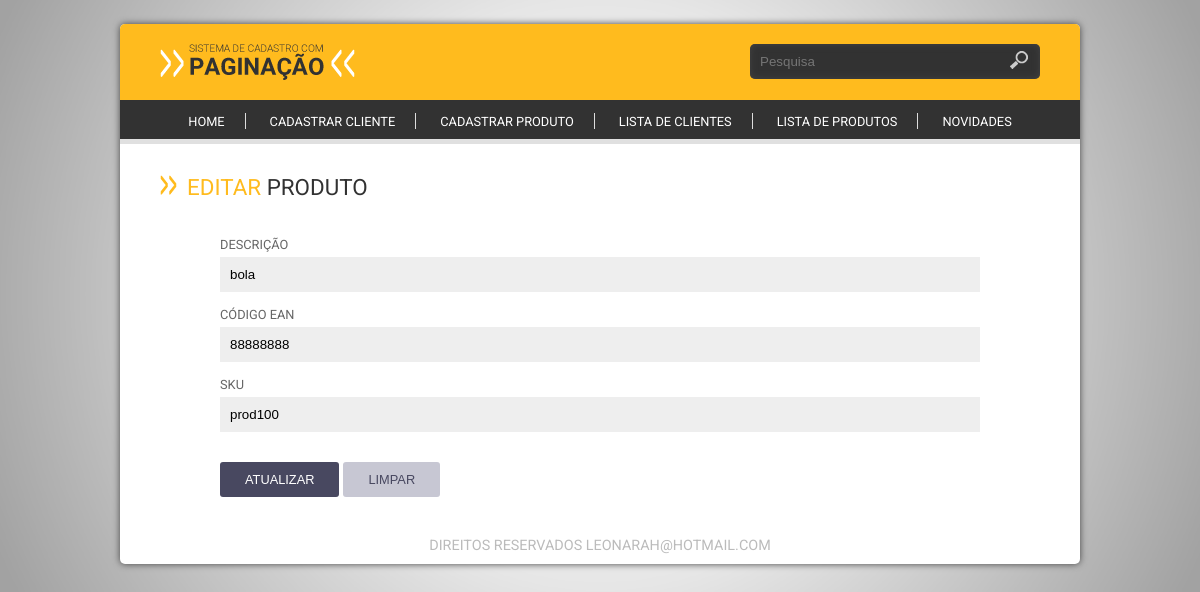
Screenshot of /produto/editar/1 with the database file from the repository.
### tables this page shows
CREATE TABLE `produto` (
  `id_produto` int(11) NOT NULL,
  `descricao` varchar(150) NOT NULL,
  `codigo_ean` int(15) NOT NULL,
  `sku` varchar(10) NOT NULL,
  `ativo` varchar(1) NOT NULL DEFAULT '1'
);

### app/core/Controller.php (called while the page is built, shortened)
<?php
    class Controller {
        public function load($viewName, $viewDados=array()) {
            extract($viewDados);
            include "app/views/" . $viewName .".php";
        }
    }
?>

### app/controllers/ProdutoController.php (called while the page is built, shortened)
<?php
    class ProdutoController extends Controller {
        public function editar($id_produto) {
            $produto = new M_Produto();
            $dados["produto"] = $produto->getProduto($id_produto);
            $dados["view"] = "produto/Edit";
            $this->load("template", $dados);
        }
    }
?>

### app/core/Core.php (called while the page is built, shortened)
<?php
    class Core {
        private $controller;
        private $metodo;
        private $parametros = array();
        public function run() {
            $c = new $controllerCorrente;
            call_user_func_array(array($c, $this->getMetodo()), $this->getParametros());
        }
        public function verificaUri() {
            $url = explode("index.php", $_SERVER["PHP_SELF"]);
            $url= end($url);
            if($url != "") {
                $url = explode('/', $url);
                array_shift($url);
                $this->controller = ucfirst($url[0]) ."Controller";
                array_shift($url);
                if(isset($url[0])) {
                    $this->metodo = $url[0];
                    array_shift($url);
                }
                if(isset($url[0])) {
                    $this->parametros = array_filter($url);
                }
            } else {
                $this->controller = ucfirst(CONTROLLER_PADRAO) ."Controller";
            }
        }
        public function getMetodo() {
            if(method_exists(NAMESPACE_CONTROLLER .$this->controller, $this->metodo)) {
                return $this->metodo;
            }
            return METODO_PADRAO;
        }
        public function getParametros() {
            return $this->parametros;
        }
    }
?>

### index.php (called while the page is built, shortened)
<?php
    require 'app/core/Core.php';
    $core = new Core;
    $core->run();
?>

### app/core/Model.php (called while the page is built, shortened)
<?php
    abstract class Model {
        public function __construct() {
            $this->db = new \PDO("mysql:dbname=".BANCO.";host=".SERVIDOR,USUARIO,SENHA);
        }
    }
?>

### app/models/M_Produto.php (called while the page is built, shortened)
<?php
    class M_Produto extends Model {
        public function getProduto($id_produto) {
            $resultado = array();
            $sql = "SELECT * FROM produto WHERE id_produto = :id_produto";
            $qry = $this->db->prepare($sql);
            $qry->bindValue(":id_produto", $id_produto);
            $qry->execute();
            if($qry->rowCount() > 0) {
                $resultado = $qry->fetch(\PDO::FETCH_OBJ);
            }
            return $resultado;
        }
    }
?>

### app/views/produto/Edit.php (the view, shortened to what this page needs)
<div class="base-home">
	<h1 class="titulo"><span>Editar</span> Produto</h1>
	<div class="base-formulario">
		<form action="<?php echo URL_BASE ."produto/salvar"?>" method="POST">
			<label>Descrição</label>
			<input type="text" name="descricao" value="<?php echo $produto->descricao ?>" placeholder="Insira uma descrição">
			<label>Código EAN</label>
			<input type="text" name="codigo_ean" value="<?php echo $produto->codigo_ean ?>" placeholder="Insira um código EAN">
			<label>SKU</label>
			<input type="text" name="sku" value="<?php echo $produto->sku ?>" placeholder="Insira um código SKU">
			<input type="submit" value="Atualizar" class="btn cad">
			<input type="reset" name="Reset" id="button" value="Limpar" class="btn limpar">
		</form>
	</div>
</div>

### assets/css/style.css (style rules this page uses)
* { margin:0; padding:0; -webkit-box-sizing:border-box; -moz-box-sizing:border-box; box-sizing:border-box; vertical-align:middle; }
body { font-family: 'Roboto', sans-serif; font-size:1em; color:#444; background:#a2a2A2 url(../img/fundo.png) center no-repeat; background-size:100% }
h1,h2,h3,h4,h5,h6 { text-transform:uppercase; ont-weight:400; }
input, select, textarea { width:100%; padding:10px; background:#EEE; border:0; }
.base-home { width:100%; display:inline-block; padding: 20px 40px; }
.titulo { display:block; padding:10px 0; color:#323232; font-size:1.4em; font-weight:400; text-align:left; }
.titulo:before { content:url(../img/ico-seta-ttl.png); padding-right:10px; }
.titulo span { color:#FFBB1E; position:relative; top:-2px; }
.base-formulario { padding:10px 60px; }
.base-formulario label { display:inline-block; padding-top:15px; padding-bottom:5px; font-size:.8em; text-transform:uppercase; color:#666; }
.base-formulario .btn.cad, .base-formulario .btn.limpar { display:inline-block; width:auto; padding:10px 25px; margin-top:30px; }
.base-formulario .btn.limpar { background:#C7C7D3; color:#484860; }
.btn { display:block; padding:10px; border-radius:3px; -webkit-border-radius:3px; -moz-border-radius:3px; text-transform:uppercase; color:#FFF; background:#484860; font-size:.8em; }

### rows the page displays
produto: descricao "bola", codigo_ean "88888888", sku "prod100"
